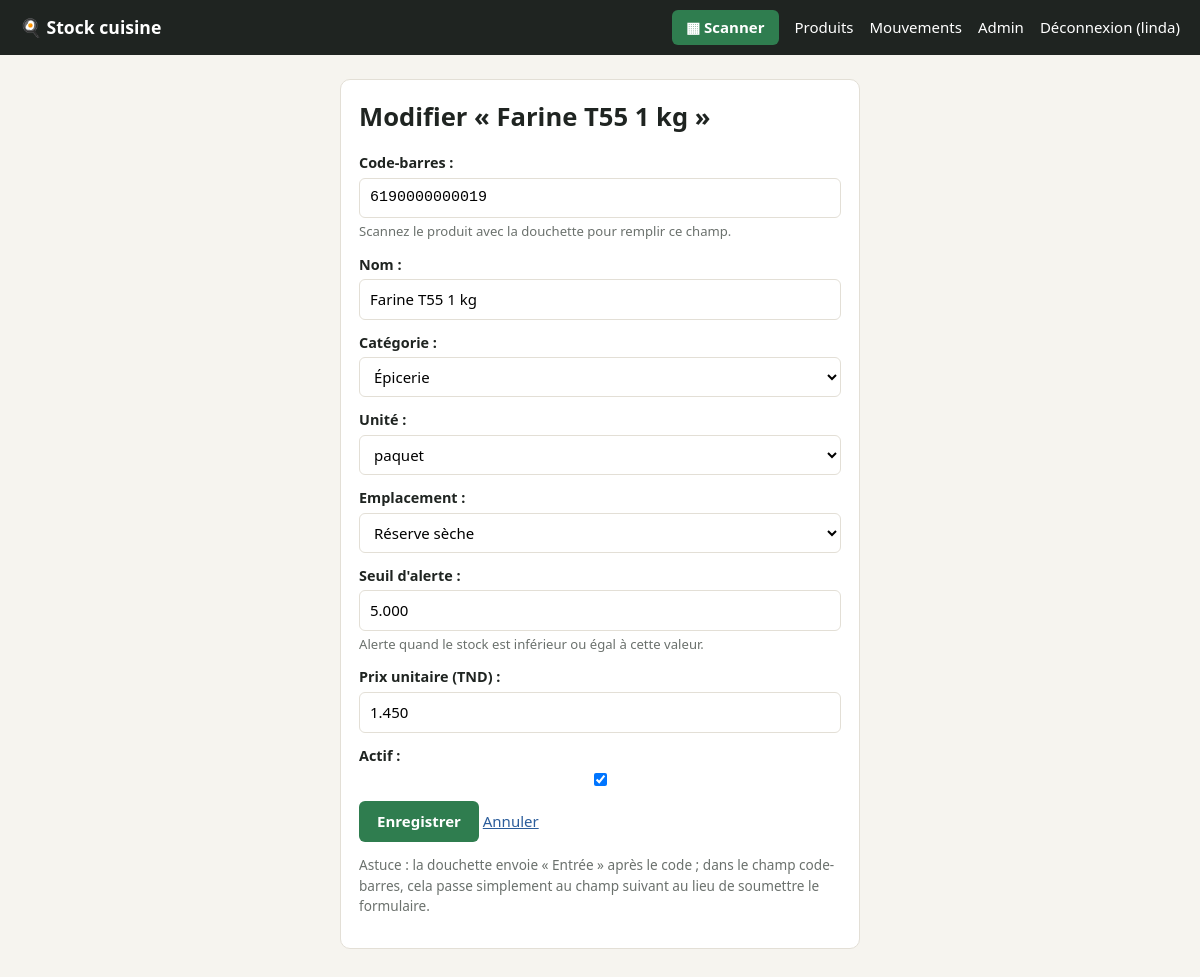
Screenshot of /produits/1/modifier/ (signed in) with the database file from the repository.
### stock/models.py (models this page shows, shortened)
class Produit(models.Model):
    class Unite(models.TextChoices):
        PIECE = "piece", "pièce"
        KG = "kg", "kg"
        G = "g", "g"
        L = "L", "L"
        ML = "mL", "mL"
        BOITE = "boite", "boîte"
        PAQUET = "paquet", "paquet"
    class Emplacement(models.TextChoices):
        RESERVE = "reserve", "Réserve sèche"
        FRIGO = "frigo", "Chambre froide / frigo"
        CONGEL = "congel", "Congélateur"
        AUTRE = "autre", "Autre"
    nom = models.CharField(max_length=200)
    code_barre = models.CharField(
        "code-barres", max_length=64, unique=True, null=True, blank=True,
        help_text="Scannez le produit avec la douchette pour remplir ce champ.",
    )
    categorie = models.ForeignKey(
        Categorie, on_delete=models.SET_NULL, null=True, blank=True, related_name="produits",
        verbose_name="catégorie",
    )
    unite = models.CharField("unité", max_length=10, choices=Unite.choices, default=Unite.PIECE)
    emplacement = models.CharField(max_length=10, choices=Emplacement.choices, default=Emplacement.RESERVE)
    quantite = models.DecimalField("quantité en stock", max_digits=12, decimal_places=3, default=Decimal("0"))
    seuil_alerte = models.DecimalField(
        "seuil d'alerte", max_digits=12, decimal_places=3, default=Decimal("0"),
        validators=[MinValueValidator(Decimal("0"))],
        help_text="Alerte quand le stock est inférieur ou égal à cette valeur.",
    )
    prix_unitaire = models.DecimalField(
        "prix unitaire (TND)", max_digits=10, decimal_places=3, null=True, blank=True,
        validators=[MinValueValidator(Decimal("0"))],
    )
    date_peremption = models.DateField("prochaine péremption", null=True, blank=True)
    actif = models.BooleanField(default=True)
    cree_le = models.DateTimeField(auto_now_add=True)
    modifie_le = models.DateTimeField(auto_now=True)
    class Meta:
        ordering = ["nom"]
        indexes = [models.Index(fields=["nom"], name="produit_nom_idx")]
    def __str__(self):
        return self.nom
    def get_absolute_url(self):
        return reverse("stock:produit_detail", args=[self.pk])

class Categorie(models.Model):
    nom = models.CharField(max_length=100, unique=True)
    class Meta:
        ordering = ["nom"]
        verbose_name = "catégorie"
    def __str__(self):
        return self.nom

### stock/views.py (the view)
# urls.py: path("produits/<int:pk>/modifier/", views.produit_update, name="produit_update"),
@login_required
def produit_update(request, pk):
    produit = get_object_or_404(Produit, pk=pk)
    form = ProduitForm(request.POST or None, instance=produit)
    if request.method == "POST" and form.is_valid():
        form.save()
        messages.success(request, "Produit mis à jour.")
        return redirect(produit)
    return render(request, "stock/produit_form.html", {
        "form": form, "titre": f"Modifier « {produit} »", "produit": produit,
    })

### stock/forms.py (shortened to what this page needs)
class ProduitForm(forms.ModelForm):
    class Meta:
        model = Produit
        fields = [
            "code_barre", "nom", "categorie", "unite", "emplacement",
            "seuil_alerte", "prix_unitaire", "actif",
        ]
        widgets = {
            "code_barre": forms.TextInput(attrs={
                "autofocus": True, "autocomplete": "off", "class": "champ-scan",
                "placeholder": "Scannez ou tapez le code…",
            }),
        }

### templates/stock/produit_form.html (shortened to what this page needs)
{% extends "base.html" %}
{% block content %}
<div class="carte etroit">
  <h1>{{ titre }}</h1>
  <form method="post" class="formulaire" onkeydown="if(event.key==='Enter' && event.target.classList.contains('champ-scan')){event.preventDefault(); document.getElementById('id_nom').focus();}">
    {{ form.as_p }}
    <button class="btn">Enregistrer</button>
    <a href="{% if produit %}{{ produit.get_absolute_url }}{% else %}{% url 'stock:produit_list' %}{% endif %}">Annuler</a>
  </form>
  <p class="aide">Astuce : la douchette envoie « Entrée » après le code ; dans le champ code-barres,
    cela passe simplement au champ suivant au lieu de soumettre le formulaire.</p>
</div>
{% endblock %}

### templates/base.html (shortened to what this page needs)
{% load static %}<!doctype html>
<html lang="fr">
<head>
  <link rel="stylesheet" href="{% static 'stock/style.css' %}">
</head>
<body>
  {% if user.is_authenticated %}
  <header class="topbar">
    <a class="logo" href="{% url 'stock:dashboard' %}">🍳 Stock cuisine</a>
    <nav>
      <a href="{% url 'stock:scan' %}" class="btn-scan">▦ Scanner</a>
      <a href="{% url 'stock:produit_list' %}">Produits</a>
      <a href="{% url 'stock:mouvement_list' %}">Mouvements</a>
      {% if user.is_staff %}<a href="{% url 'admin:index' %}">Admin</a>{% endif %}
      <form method="post" action="{% url 'logout' %}" class="inline">{% csrf_token %}
        <button class="lien">Déconnexion ({{ user.username }})</button>
      </form>
    </nav>
  </header>
  {% endif %}
  <main>
    {% block content %}{% endblock %}
  </main>
</body>
</html>

### static/stock/style.css (style rules this page uses)
:root { --fond: #f6f4ef; --carte: #fff; --texte: #1f2421; --doux: #6b716d; --bord: #e3dfd6; --vert: #2f7d4f; --vert-clair: #e3f2e8; --rouge: #b8372b; --rouge-clair: #fbe6e3; --orange: #b86b12; --orange-clair: #fdf0dd; --bleu: #2b5d9b; --bleu-clair: #e3ecf7; }
* { box-sizing: border-box; }
body { margin: 0; font: 15px/1.5 system-ui, -apple-system, "Segoe UI", sans-serif; background: var(--fond); color: var(--texte); }
main { max-width: 1150px; margin: 0 auto; padding: 24px 16px 60px; }
a { color: var(--bleu); }
h1 { margin: 0 0 16px; font-size: 1.6rem; }
.topbar { display: flex; flex-wrap: wrap; gap: 12px; align-items: center; justify-content: space-between; padding: 10px 20px; background: var(--texte); color: #fff; }
.topbar a, .topbar .lien { color: #fff; text-decoration: none; }
.topbar nav { display: flex; flex-wrap: wrap; gap: 16px; align-items: center; }
.logo { font-weight: 700; font-size: 1.1rem; }
.btn-scan { background: var(--vert); padding: 6px 14px; border-radius: 6px; font-weight: 600; }
.inline { display: inline; margin: 0; }
.lien { background: none; border: 0; padding: 0; color: var(--bleu); cursor: pointer; font: inherit; text-decoration: underline; }
.btn { display: inline-block; background: var(--vert); color: #fff; border: 0; border-radius: 6px; padding: 9px 18px; font: inherit; font-weight: 600; cursor: pointer; text-decoration: none; }
.carte { background: var(--carte); border: 1px solid var(--bord); border-radius: 10px; padding: 18px; margin-bottom: 20px; }
.etroit { max-width: 520px; margin: 0 auto; }
input, select, textarea { font: inherit; padding: 8px 10px; border: 1px solid var(--bord); border-radius: 6px; background: #fff; }
.formulaire p { display: flex; flex-direction: column; gap: 4px; margin: 0 0 12px; }
.formulaire p label { font-weight: 600; font-size: .9rem; }
.formulaire .helptext { color: var(--doux); font-size: .82rem; }
.champ-scan { font-family: ui-monospace, Menlo, Consolas, monospace; }
.aide { color: var(--doux); font-size: .85rem; }

### rows the page displays
Produit: code_barre "6190000000019", nom "Farine T55 1 kg", categorie "Épicerie", unite "paquet", emplacement "Réserve sèche", seuil_alerte "5.000", prix_unitaire "1.450", actif "☑"

### other values shown
{{ user.username }} "linda"
{{ titre }} "Modifier « Farine T55 1 kg »"
